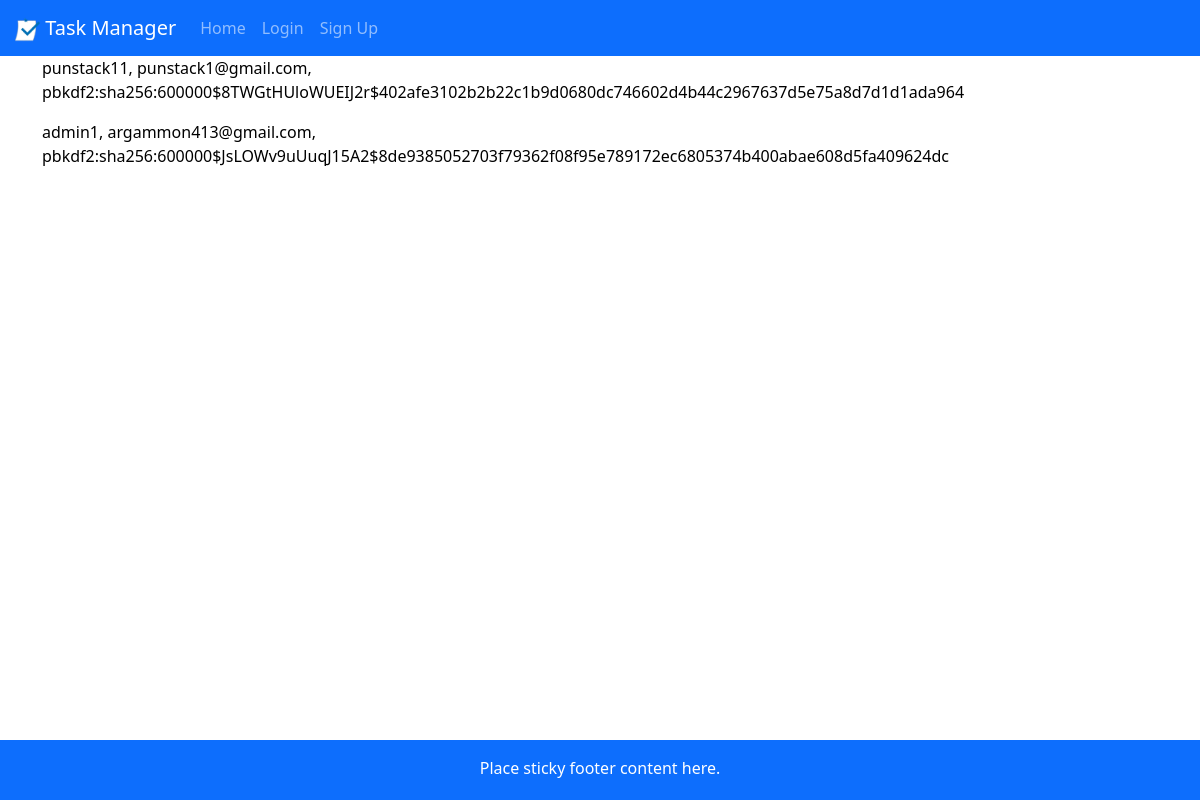
The app's page /view_users, older data.
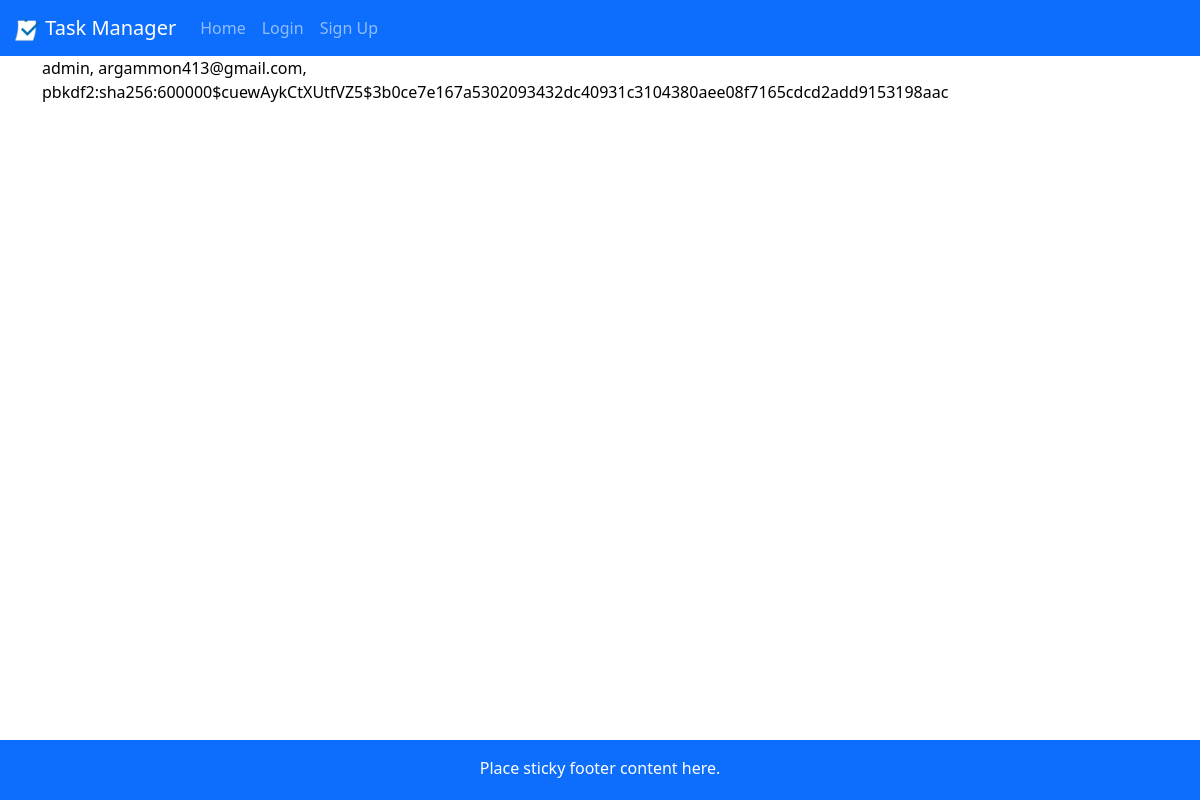
The same page, newer data.
### app.py (models this page shows, shortened)
class User(db.Model):
    __tablename__ = 'User'
    id = db.Column(db.Integer, primary_key = True)
    user = db.Column(db.String(20), unique = True, nullable = False) # stores original case of username
    user_lower = db.Column(db.String(20), unique = True, nullable = False) # stores lower case version of username
    email = db.Column(db.String(100), unique = True, nullable = False)
    email_lower = db.Column(db.String(100), unique = True, nullable = False)
    password = db.Column(db.String(50), nullable = False)

### app.py (the view)
@app.route("/view_users")
def view_users():
    return render_template("view_users.html", values=User.query.all())

### app.py (called while the page is built)
@app.before_request
def check_user_existence():
    if "user" in session:
        user_lower = session["user"].lower()
        if not User.query.filter_by(user_lower=user_lower).first():
            session.pop("user", None)
            flash("Your account no longer exists. Please log in again.", "error")
            return redirect(url_for("login"))

### templates/view_users.html
{% extends "layout.html" %}
{% block content %}
{% for item in values %}
<p>{{item.user}}, {{item.email}}, {{item.password}}</p>
{% endfor %}
{% endblock %}

### templates/layout.html (shortened to what this page needs)
<!doctype html>
<html lang="en">
<head>
  <link rel="stylesheet" href="https://cdn.jsdelivr.net/npm/bootstrap@5.3.0-alpha1/dist/css/bootstrap.min.css">
  <link rel="stylesheet" type="text/css" href="{{ url_for('static', filename='style.css') }}">
</head>
<body>
  <nav class="navbar navbar-expand-lg navbar-dark bg-primary text-center">
    <a class="navbar-brand" href="/"><img src="{{ url_for('static', filename='task_manager_logo.png') }}"
        alt="Task Manager Logo" width="25" height="25"> Task Manager</a>
    <div class="collapse navbar-collapse" id="navbarText">
      <ul class="navbar-nav mr-auto">
        <li class="nav-item">
          <a class="nav-link {% block home_status %}{% endblock %}" href="/">Home</a>
        </li>
        {% if session.get("user") %}
        <li class="nav-item">
          <a class="nav-link {% block add_status %}{% endblock %}" href="/add-task">Add Task</a>
        </li>
        <li class="nav-item">
          <a class="nav-link {% block user_status %}{% endblock %}" href="{{url_for("user_page",
            user=session["user"])}}">My Profile</a>
        </li>
        <li class="nav-item">
          <a class="nav-link {% block settings_status %}{% endblock %}" href="/settings">Settings</a>
        </li>
        <li class="nav-item">
          <a class="nav-link" href="/logout">Log Out</a>
        </li>
        {% else %}
        <li class="nav-item">
          <a class="nav-link {% block login_status %}{% endblock %}" href="/login">Login</a>
        </li>
        <li class="nav-item">
          <a class="nav-link {% block signup_status %}{% endblock %}" href="/sign-up">Sign Up</a>
        </li>
        {% endif %}
      </ul>
    </div>
  </nav>
  <main class="flex-shrink-0">
    <div class="container">
      {% block content %}
      {% endblock %}
    </div>
  </main>
  <footer class="footer fixed-bottom mt-auto py-3 bg-primary">
    <div class="container">
      <span>Place sticky footer content here.</span>
    </div>
  </footer>
</body>
</html>

### static/style.css (style rules this page uses)
body { min-height: 100vh; display: flex; flex-direction: column; color: #000000 }
main { flex: 1; }
.navbar-brand { margin-left:15px !important; }
.footer { width: 100%; height: 60px; }
.footer .container { text-align: center; color: #ffffff }

### templates/layout.html (style rules this page uses)
html, body { height: 100%; margin: 0; }
body { display: flex; flex-direction: column; }
main { flex: 1; }
.footer { padding: 1rem; text-align: center; }

Row changes from the older to the newer data that the page shows:
removed User: user "admin1", email "argammon413@gmail.com", password "pbkdf2:sha256:600000$JsLOWv9uUuqJ15A2$8de9385052703f79362f08f95e789172ec6805374b400abae608d5fa409624dc"
changed User: user "punstack11" → "admin"; email "punstack1@gmail.com" → "argammon413@gmail.com"; password "pbkdf2:sha256:600000$8TWGtHUloWUEIJ2r$402afe3102b2b22c1b9d0680dc746602d4b44c2967637d5e75a8d7d1d1ada964" → "pbkdf2:sha256:600000$cuewAykCtXUtfVZ5$3b0ce7e167a5302093432dc40931c3104380aee08f7165cdcd2add9153198aac"
